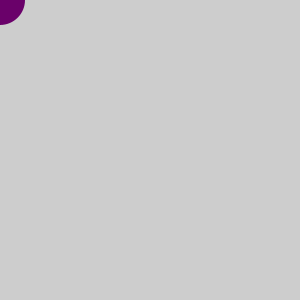
Frame 1 (no input)
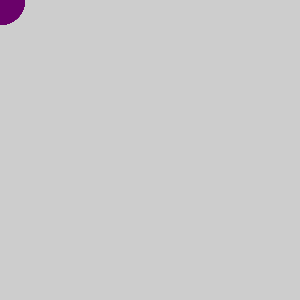
Frame 60 (the mouse pressed at the canvas centre just before this capture)
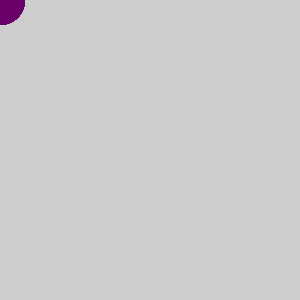
Frame 120 (the mouse held since frame 60 and released just before this capture)

The Processing sketch that drew these frames (run headless with seeded random() and noise(); from frame 60 on, the mouse is pressed at the canvas centre):

// Processing sketch: slipperyDot
// ── slipperyDot.pde
 // create three integer variables to  
    //    represent the x, y, and the size of the ellipse
    int a;
    int b;
    int c;
    void setup() {
      //set the size of your sketch
    size(300,300);
    background(#cdcdcd);
    
    }
    
    void draw() {
      //set the background color of your sketch
      noStroke();
      fill(#6a016a);
      c=50;
      //draw an ellipse. Make sure it fits in the window.
      ellipse(a,b,c,c);
      //use the variables created in step 4 in place of the numbers
      //   in your ellipse
    
    }
    
    void mousePressed() {
      //6a. create an integer variable called distance
      
      //6b. use the getDistance method to initialize your varible
      //    use the mouse's x and y and the x and y of your ellipse 
     int distance=getDistance(mouseX,mouseY,a,b);
      //print the distance variable
    print(distance);
      
      //8a. make an if statement to check if the distance variable
      //   is within the size of the ellipse
      //if(){
        //8b.  set the x and y of the ellipse to a random location on the window
       //}else
      
    }
    
    int getDistance(int x1, int y1, int x2, int y2) {
      return (int)Math.sqrt(Math.pow((x1-x2),2) + Math.pow((y1-y2),2));
    }
